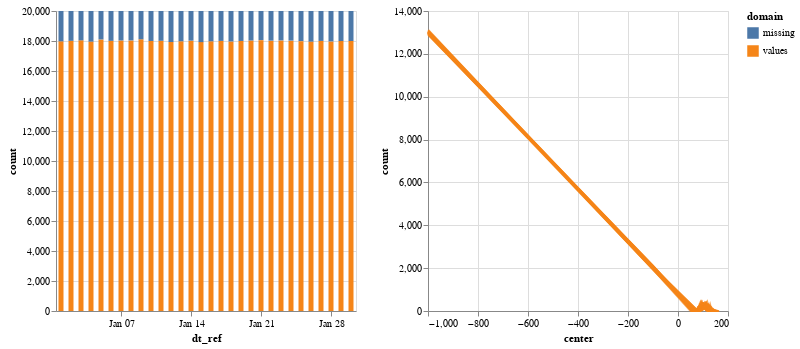

The code cell stored with this chart in its notebook:
### Code cell
selection = alt.selection_interval(encodings=["x"])

histogram = alt.Chart(data_h).mark_line().encode(
    x="center:Q", 
    y="count:Q", 
    color=alt.condition(selection, "domain:N", alt.value('lightgray')),
    opacity=alt.condition(selection, alt.value(0.7), alt.value(0.2)),
    detail="dt_ref:T"
)
counts = alt.Chart(data_c).mark_bar().encode(
    x = "dt_ref:T", 
    y="count", 
    color="domain",
    opacity=alt.condition(selection, alt.value(1.0), alt.value(0.2)),
).add_params(selection)

(counts | histogram)

### Figure 1 — Vega-Lite specification as saved in the notebook (floating-point values rounded to 4 significant figures; data arrays with more than 128 entries replaced by an {"elided": "..."} marker saying what was removed)
{"config": {"view": {"continuousWidth": 300, "continuousHeight": 300}}, "hconcat": [{"data": {"name": "data-b1f0facb5b552f76cd1a61502eab4e72"}, "mark": {"type": "bar"}, "encoding": {"color": {"field": "domain", "type": "nominal"}, "opacity": {"condition": {"param": "param_9", "value": 1.0}, "value": 0.2}, "x": {"field": "dt_ref", "type": "temporal"}, "y": {"field": "count", "type": "quantitative"}}, "name": "view_9"}, {"data": {"name": "data-e1ecea8f427e9e3a120848da6eeb63cf"}, "mark": {"type": "line"}, "encoding": {"color": {"condition": {"param": "param_9", "field": "domain", "type": "nominal"}, "value": "lightgray"}, "detail": {"field": "dt_ref", "type": "temporal"}, "opacity": {"condition": {"param": "param_9", "value": 0.7}, "value": 0.2}, "x": {"field": "center", "type": "quantitative"}, "y": {"field": "count", "type": "quantitative"}}}], "params": [{"name": "param_9", "select": {"type": "interval", "encodings": ["x"]}, "views": ["view_9"]}], "$schema": "https://vega.github.io/schema/vega-lite/v5.17.0.json", "datasets": {"data-b1f0facb5b552f76cd1a61502eab4e72": [{"dt_ref": "2024-01-01", "domain": "values", "count": 17979}, {"dt_ref": "2024-01-01", "domain": "missing", "count": 2021}, {"dt_ref": "2024-01-02", "domain": "values", "count": 18011}, {"dt_ref": "2024-01-02", "domain": "missing", "count": 1989}, {"dt_ref": "2024-01-03", "domain": "values", "count": 18042}, {"dt_ref": "2024-01-03", "domain": "missing", "count": 1958}, {"dt_ref": "2024-01-04", "domain": "values", "count": 17960}, {"dt_ref": "2024-01-04", "domain": "missing", "count": 2040}, {"dt_ref": "2024-01-05", "domain": "values", "count": 18102}, {"dt_ref": "2024-01-05", "domain": "missing", "count": 1898}, {"dt_ref": "2024-01-06", "domain": "values", "count": 18010}, {"dt_ref": "2024-01-06", "domain": "missing", "count": 1990}, {"dt_ref": "2024-01-07", "domain": "values", "count": 18035}, {"dt_ref": "2024-01-07", "domain": "missing", "count": 1965}, {"dt_ref": "2024-01-08", "domain": "values", "count": 18037}, {"dt_ref": "2024-01-08", "domain": "missing", "count": 1963}, {"dt_ref": "2024-01-09", "domain": "values", "count": 18113}, {"dt_ref": "2024-01-09", "domain": "missing", "count": 1887}, {"dt_ref": "2024-01-10", "domain": "values", "count": 18002}, {"dt_ref": "2024-01-10", "domain": "missing", "count": 1998}, {"dt_ref": "2024-01-11", "domain": "values", "count": 18013}, {"dt_ref": "2024-01-11", "domain": "missing", "count": 1987}, {"dt_ref": "2024-01-12", "domain": "values", "count": 17932}, {"dt_ref": "2024-01-12", "domain": "missing", "count": 2068}, {"dt_ref": "2024-01-13", "domain": "values", "count": 17984}, {"dt_ref": "2024-01-13", "domain": "missing", "count": 2016}, {"dt_ref": "2024-01-14", "domain": "values", "count": 18023}, {"dt_ref": "2024-01-14", "domain": "missing", "count": 1977}, {"dt_ref": "2024-01-15", "domain": "values", "count": 17926}, {"dt_ref": "2024-01-15", "domain": "missing", "count": 2074}, {"dt_ref": "2024-01-16", "domain": "values", "count": 17982}, {"dt_ref": "2024-01-16", "domain": "missing", "count": 2018}, {"dt_ref": "2024-01-17", "domain": "values", "count": 18006}, {"dt_ref": "2024-01-17", "domain": "missing", "count": 1994}, {"dt_ref": "2024-01-18", "domain": "values", "count": 17972}, {"dt_ref": "2024-01-18", "domain": "missing", "count": 2028}, {"dt_ref": "2024-01-19", "domain": "values", "count": 18003}, {"dt_ref": "2024-01-19", "domain": "missing", "count": 1997}, {"dt_ref": "2024-01-20", "domain": "values", "count": 18032}, {"dt_ref": "2024-01-20", "domain": "missing", "count": 1968}, {"dt_ref": "2024-01-21", "domain": "missing", "count": 1949}, {"dt_ref": "2024-01-21", "domain": "values", "count": 18051}, {"dt_ref": "2024-01-22", "domain": "values", "count": 18023}, {"dt_ref": "2024-01-22", "domain": "missing", "count": 1977}, {"dt_ref": "2024-01-23", "domain": "values", "count": 18038}, {"dt_ref": "2024-01-23", "domain": "missing", "count": 1962}, {"dt_ref": "2024-01-24", "domain": "values", "count": 18025}, {"dt_ref": "2024-01-24", "domain": "missing", "count": 1975}, {"dt_ref": "2024-01-25", "domain": "missing", "count": 2009}, {"dt_ref": "2024-01-25", "domain": "values", "count": 17991}, {"dt_ref": "2024-01-26", "domain": "values", "count": 17960}, {"dt_ref": "2024-01-26", "domain": "missing", "count": 2040}, {"dt_ref": "2024-01-27", "domain": "values", "count": 18005}, {"dt_ref": "2024-01-27", "domain": "missing", "count": 1995}, {"dt_ref": "2024-01-28", "domain": "values", "count": 17975}, {"dt_ref": "2024-01-28", "domain": "missing", "count": 2025}, {"dt_ref": "2024-01-29", "domain": "values", "count": 17997}, {"dt_ref": "2024-01-29", "domain": "missing", "count": 2003}, {"dt_ref": "2024-01-30", "domain": "values", "count": 17998}, {"dt_ref": "2024-01-30", "domain": "missing", "count": 2002}], "data-e1ecea8f427e9e3a120848da6eeb63cf": {"elided": "900 records"}}}
